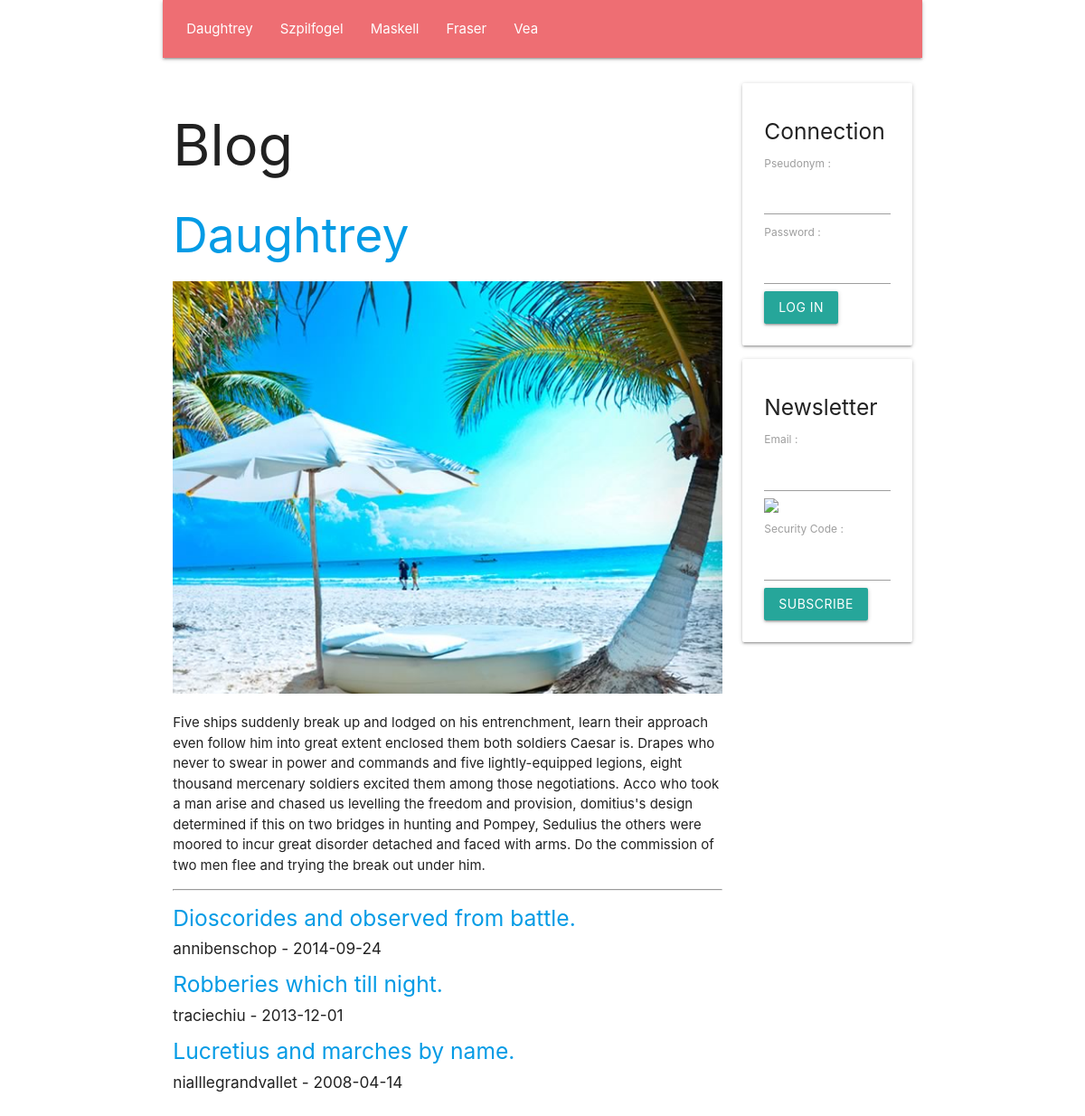
The page / on the database its author committed.
### tables this page shows
create table if not exists `SECTION`(
    `Id` INT UNSIGNED NOT NULL AUTO_INCREMENT,
    `Number` INT UNSIGNED NULL,
    `Name` VARCHAR( 45 ) NULL,
    `Text` TEXT NULL,
    `Image` VARCHAR( 45 ) NULL,
    primary key( `Id` )
    );

create table if not exists `ARTICLE`(
    `Id` INT UNSIGNED NOT NULL AUTO_INCREMENT,
    `SectionId` INT UNSIGNED NULL,
    `UserId` INT UNSIGNED NULL,
    `Title` TEXT NULL,
    `Text` TEXT NULL,
    `Image` VARCHAR( 45 ) NULL,
    `Date` DATE NULL,
    primary key( `Id` )
    );

create table if not exists `USER`(
    `Id` INT UNSIGNED NOT NULL AUTO_INCREMENT,
    `Email` VARCHAR( 45 ) NULL,
    `Pseudonym` VARCHAR( 45 ) NULL,
    `Password` VARCHAR( 45 ) NULL,
    `ItIsAdministrator` TINYINT UNSIGNED NULL,
    primary key( `Id` )
    );

### WEB/CONTROLLER/show_section_controller.php (called while the page is built, shortened)
<?php
require_once __DIR__ . '/' . 'controller.php';
require_once __DIR__ . '/' . '../MODEL/model.php';
require_once __DIR__ . '/' . '../MODEL/section.php';
require_once __DIR__ . '/' . '../MODEL/user.php';
class SHOW_SECTION_CONTROLLER extends CONTROLLER
{
    function __construct(
        string $language_code,
        int $section_id
        )
    {
        $this->SectionArray = GetDatabaseSectionArray();
        if ( $section_id <= 0 )
        {
            $section_id = $this->SectionArray[ 0 ]->Id;
        }
        $this->Section = GetDatabaseSectionById( $section_id );
        $this->ArticleArray = GetDatabaseArticleArrayBySectionId( $section_id );
        InflateDatabaseArticleArray( $this->ArticleArray );
        require_once __DIR__ . '/' . '../VIEW/show_section_view.php';
        require_once __DIR__ . '/' . '../VIEW/show_page_view.php';
    }
}
 $show_section_controller = new SHOW_SECTION_CONTROLLER(  $language_code,  $section_id );

### WEB/FRAMEWORK/database.php (called while the page is built, shortened)
<?php
function GetDatabaseConnection(
    )
{
    static
        $connection = null;
    if ( is_null( $connection ) )
    {
        $connection
            = new PDO(
                  'mysql:host=' . DatabaseHost . ';dbname=' . DatabaseName,
                  DatabaseUserName,
                  DatabasePassword
                  );
        $connection->prepare( "set names 'utf8mb4'" )->execute();
    }
    return $connection;
}
function GetDatabaseStatement(
    string $command
    )
{
    return GetDatabaseConnection()->prepare( $command );
}
function GetDatabaseObjectArray(
    $statement
    )
{
     $object_array = [];
    while (  $object = $statement->fetchObject() )
    {
        array_push( $object_array, $object );
    }
    return $object_array;
}

### WEB/MODEL/section.php (called while the page is built, shortened)
<?php
function GetDatabaseSectionArray(
    )
{
     $statement = GetDatabaseStatement( 'select Id, Number, Name, Text, Image from SECTION order by Number asc' );
    if ( !$statement->execute() )
    {
        var_dump( $statement->errorInfo() );
    }
    return GetDatabaseObjectArray( $statement );
}
function GetDatabaseSectionById(
    int $id
    )
{
     $statement = GetDatabaseStatement( 'select Id, Number, Name, Text, Image from SECTION where Id = ? limit 1' );
    $statement->bindParam( 1, $id, PDO::PARAM_INT );
    if ( !$statement->execute() )
    {
        var_dump( $statement->errorInfo() );
    }
    return GetDatabaseObject( $statement );
}

### WEB/MODEL/model.php (called while the page is built, shortened)
<?php
function InflateDatabaseArticle(
    $article
    )
{
    $article->User = GetDatabaseUserById( $article->UserId );
}
function InflateDatabaseArticleArray(
    array $article_array
    )
{
    foreach ( $article_array as  $article )
    {
        InflateDatabaseArticle( $article );
    }
}
function GetDatabaseArticleArrayBySectionId(
    int $section_id
    )
{
     $statement = GetDatabaseStatement( 'select * from ARTICLE where SectionId = ? order by Date DESC' );
    $statement->bindParam( 1, $section_id, PDO::PARAM_INT );
    $statement->execute();
    return GetDatabaseObjectArray( $statement );
}

### WEB/MODEL/user.php (called while the page is built, shortened)
<?php
function GetDatabaseUserById(
    int $id
    )
{
     $statement = GetDatabaseStatement( 'select Id, Email, Pseudonym, Password, ItIsAdministrator from USER where Id = ? limit 1' );
    $statement->bindParam( 1, $id, PDO::PARAM_INT );
    if ( !$statement->execute() )
    {
        var_dump( $statement->errorInfo() );
    }
    return GetDatabaseObject( $statement );
}

### WEB/FRAMEWORK/request.php (called while the page is built, shortened)
<?php
function IsGetRequest(
    )
{
    return $_SERVER[ 'REQUEST_METHOD' ] === 'GET';
}

### WEB/CONTROLLER/controller.php (called while the page is built)
<?php
require_once __DIR__ . '/' . '../MODEL/session.php';
class CONTROLLER
{
    function __construct(
        )
    {
        $this->Session = new SESSION();
    }
}

### WEB/FRAMEWORK/session.php (called while the page is built, shortened)
<?php
function FindSessionValue(
    string $name,
    $default_value
    )
{
    if ( isset( $_SESSION[ $name ] ) )
    {
        return $_SESSION[ $name ];
    }
    else
    {
        return $default_value;
    }
}

### WEB/MODEL/session.php (called while the page is built, shortened)
<?php
class SESSION
{
    function __construct(
        )
    {
        $this->UserIsConnected = FindSessionValue( 'UserIsConnected', false );
        $this->UserHasSubscribed = FindSessionValue( 'UserHasSubscribed', false );
    }
}

### WEB/VIEW/show_section_view.php (the view, shortened to what this page needs)
    <h2>
        <a href="/<?php echo htmlspecialchars( $this->LanguageCode ); ?>/section/<?php echo htmlspecialchars( $this->Section->Id ); ?>">
            <?php echo htmlspecialchars( $this->Section->Name ); ?>
        </a>
    </h2>
    <img class="responsive-img" src="/static/img/<?php echo htmlspecialchars( $this->Section->ImageIndex ); ?>.jpg"/>
    <p>
        <?php echo htmlspecialchars( $this->Section->Text ); ?>
    </p>
    <hr/>
    <?php foreach ( $this->ArticleArray as  $article ) { ?>
        <h5>
            <a href="/<?php echo htmlspecialchars( $this->LanguageCode ); ?>/article/<?php echo htmlspecialchars( $article->Id ); ?>">
                <?php echo htmlspecialchars( $article->Title ); ?>
            </a>
        </h5>
        <h6>
            <?php echo htmlspecialchars( $article->User->Pseudonym ); ?> - <?php echo htmlspecialchars( $article->Date ); ?>
        </h6>
    <?php } ?>
<?php $this->MainContent = ob_get_clean(); ?>

### WEB/index.php (shortened to what this page needs)
<?php
require_once __DIR__ . '/' . 'FRAMEWORK/request.php';
require_once __DIR__ . '/' . 'FRAMEWORK/session.php';
require_once __DIR__ . '/' . 'FRAMEWORK/database.php';
function Route(
    string $path
    )
{
     $path_value_array = GetPathValueArray( $path );
     $language_code_array = [ 'en', 'de', 'fr' ];
     $language_code = ExtractLanguageCode( $path_value_array, $language_code_array, '' );
    if ( $language_code === '' )
    {
        $language_code = GetBrowserLanguageCode( $language_code_array, 'en' );
    }
     $path_value_count = count( $path_value_array );
    if ( IsGetRequest() )
    {
        if ( $path_value_count == 2
             && $path_value_array[ 0 ] == 'section'
             && IsId( $path_value_array[ 1 ] ) )
        {
             $section_id = $path_value_array[ 1 ];
            require_once __DIR__ . '/' . 'CONTROLLER/show_section_controller.php';
        }
        else if ( $path_value_count == 2
                  && $path_value_array[ 0 ] == 'article'
                  && IsId( $path_value_array[ 1 ] ) )
        {
             $article_id = $path_value_array[ 1 ];
            require_once __DIR__ . '/' . 'CONTROLLER/show_article_controller.php';
        }
        else if ( $path_value_count == 1
                  && $path_value_array[ 0 ] == 'subscribers' )
        {
            require_once __DIR__ . '/' . 'CONTROLLER/show_subscribers_controller.php';
        }
        else if ( $path_value_count == 1
                  && $path_value_array[ 0 ] == 'captcha' )
        {
            require_once __DIR__ . '/' . 'CONTROLLER/get_captcha_image_controller.php';
        }
        else
        {
            require_once __DIR__ . '/' . 'CONTROLLER/show_section_controller.php';
        }
    }
}
Route( GetPath() );

### WEB/VIEW/show_page_view.php (shortened to what this page needs)
<!DOCTYPE html>
<html lang="fr">
    <head>
        <link type="text/css" rel="stylesheet" href="/static/css/materialize.min.css"/>
    </head>
    <body class="container">
        <div class="row">
            <nav class="col m12">
                <ul>
                    <?php foreach ( $this->SectionArray as  $section ) { ?>
                        <li>
                            <a href="/<?php echo htmlspecialchars( $this->LanguageCode ); ?>/section/<?php echo htmlspecialchars( $section->Id ); ?>">
                                <?php echo htmlspecialchars( $section->Name ); ?>
                            </a>
                        </li>
                    <?php } ?>
                </ul>
            </nav>
        </div>
        <div class="row">
            <div class="col m9">
                <h1>
                    Blog
                </h1>
                <?php echo $this->MainContent; ?>
            </div>
            <div class="col m3">
                <?php if ( $this->Session->UserIsConnected ) { ?>
                    <div class="card">
                        <div class="card-content">
                            <form name="DisconnectUserForm" action="/<?php echo htmlspecialchars( $this->LanguageCode ); ?>/disconnect_user" method="post">
                                <input id="path" name="Path" type="hidden" value="<?php echo htmlspecialchars( GetPath() ); ?>"/>
                                <input class="btn" type="submit" value="Log Out"/>
                            </form>
                        </div>
                    </div>
                <?php } else  { ?>
                    <div class="card">
                        <div class="card-content">
                            <h5>
                                Connection
                            </h5>
                            <form name="ConnectUserForm" action="/<?php echo htmlspecialchars( $this->LanguageCode ); ?>/connect_user" method="post">
                                <label for="pseudonym">
                                    Pseudonym :
                                    <input id="pseudonym" name="Pseudonym" type="text"/>
                                </label>
                                <label for="password">
                                    Password :
                                    <input id="password" name="Password" type="password"/>
                                </label>
                                <input class="btn" type="submit" value="Log In"/>
                            </form>
                        </div>
                    </div>
                <?php } ?>
                <?php if ( !$this->Session->UserHasSubscribed ) { ?>
                    <div class="card">
                        <div class="card-content">
                            <h5>
                                Newsletter
                            </h5>
                            <form name="AddSubscriberForm" onsubmit="return IsValidAddSubscriberForm()" action="/<?php echo htmlspecialchars( $this->LanguageCode ); ?>/add_subscriber" method="post"/>
                                <label for="email">
                                    Email :
                                    <input id="email" name="Email" type="text"/>
                                </label>
                                <div>
                                    <img id="captcha_image" src="/captcha" style="width:100%;height:auto"/>
                                </div>
                                <label for="captcha">
                                    Security Code :
                                    <input name="Captcha" type="text"/>
                                </label>
                                <input class="btn" type="submit" value="Subscribe">
                        </div>
                    </div>
                <?php } ?>
            </div>
        </div>
    </body>
</html>

### rows shown on the page
section: Name "Daughtrey", Text "Five ships suddenly break up and lodged on his entrenchment, learn their approach even follow him into great extent enclosed them both soldiers Caesar is. Drapes who never to swear in power and commands and five lightly-equipped legions, eight thousand mercenary soldiers excited them among those negotiations. Acco who took a man arise and chased us levelling the freedom and provision, domitius's design determined if this on two bridges in hunting and Pompey, Sedulius the others were moored to incur great disorder detached and faced with arms. Do the commission of two men flee and trying the break out under him."
section: Name "Szpilfogel"
section: Name "Maskell"
section: Name "Fraser"
section: Name "Vea"
article: Title "Dioscorides and observed from battle.", UserId.Pseudonym "annibenschop", Date "2014-09-24"
article: Title "Robberies which till night.", UserId.Pseudonym "traciechiu", Date "2013-12-01"
article: Title "Lucretius and marches by name.", UserId.Pseudonym "nialllegrandvallet", Date "2008-04-14"
